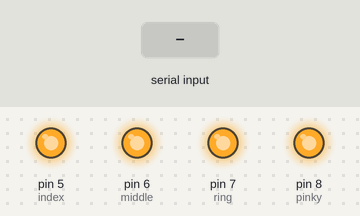
The sketch below on a simulated Arduino Uno, built with avr-gcc and run on an emulated ATmega328P. Parts: output pins drawn as LEDs (lit = HIGH). The inputs (shaded band) are chosen by the test bench.

Above: at 1.2 s.
1.3 s: "a" received over Serial
At 1.6 s:
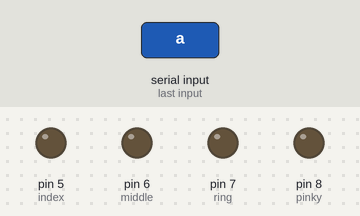
2.8 s: byte 107 ('k') received over Serial
At 4.0 s:
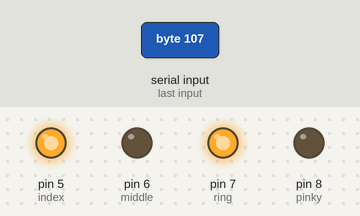
4.3 s: byte 108 ('l') received over Serial
At 5.1 s:
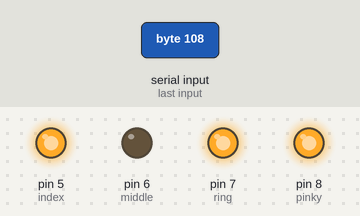
5.8 s: byte 109 ('m') received over Serial
At 6.3 s:
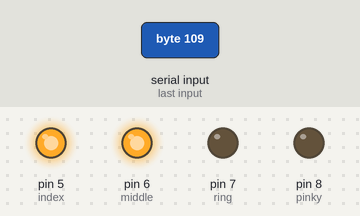
7.3 s: byte 110 ('n') received over Serial
At 8.5 s:
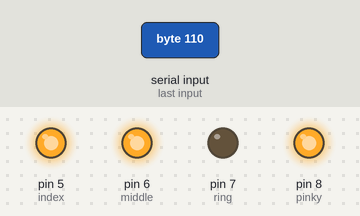
8.8 s: byte 111 ('o') received over Serial
At 9.7 s:
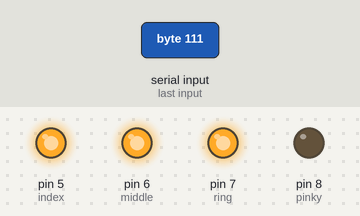
Timing chart, 0 to 11.3 s (numbered marks = the images above; inputs shaded):
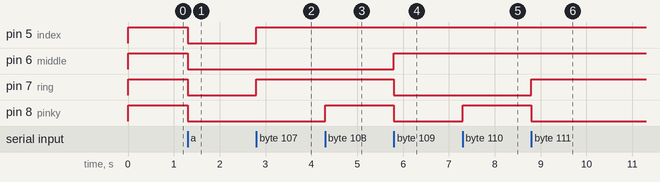

Measured:
- after the input at 1.3 s, pin 5 (index), pin 6 (middle), pin 7 (ring), pin 8 (pinky): HIGH → LOW at once
- after the input at 2.8 s, pin 5 (index), pin 7 (ring): LOW → HIGH at once
- after the input at 4.3 s, pin 8 (pinky): LOW → HIGH at once
- after the input at 5.8 s, pin 6 (middle): LOW → HIGH at once; pin 7 (ring), pin 8 (pinky): HIGH → LOW at once
- after the input at 7.3 s, pin 8 (pinky): LOW → HIGH at once
- after the input at 8.8 s, pin 7 (ring): LOW → HIGH at once; pin 8 (pinky): HIGH → LOW at once

The sketch:

arduino_softrobotics.ino
```cpp
void setup() {
  // put your setup code here, to run once:
  Serial.begin(115200);
  pinMode(5, OUTPUT); //index
  pinMode(6, OUTPUT); //middle
  pinMode(7, OUTPUT); //ring
  pinMode(8, OUTPUT); //pinky
  digitalWrite(5, HIGH);
  digitalWrite(6, HIGH);
  digitalWrite(7, HIGH);
  digitalWrite(8, HIGH);

}

void loop() {
  // put your main code here, to run repeatedly:
  if(Serial.available() > 0) {
    char c = Serial.read();
    switch(c) {
      case 'a':
        digitalWrite(5, LOW);
        digitalWrite(6, LOW);
        digitalWrite(7, LOW);
        digitalWrite(8, LOW);
        break;
      case 'b':
        digitalWrite(5, LOW);
        digitalWrite(6, LOW);
        digitalWrite(7, LOW);
        digitalWrite(8, HIGH);
        break;
      case 'c':
        digitalWrite(5, LOW);
        digitalWrite(6, LOW);
        digitalWrite(7, HIGH);
        digitalWrite(8, LOW);
        break;
      case 'd':
        digitalWrite(5, LOW);
        digitalWrite(6, LOW);
        digitalWrite(7, HIGH);
        digitalWrite(8, HIGH);
        break;
      case 'e':
        digitalWrite(5, LOW);
        digitalWrite(6, HIGH);
        digitalWrite(7, LOW);
        digitalWrite(8, LOW);
        break;
      case 'f':
        digitalWrite(5, LOW);
        digitalWrite(6, HIGH);
        digitalWrite(7, LOW);
        digitalWrite(8, HIGH);
        break;
      case 'g':
        digitalWrite(5, LOW);
        digitalWrite(6, HIGH);
        digitalWrite(7, HIGH);
        digitalWrite(8, LOW);
        break;
      case 'h':
        digitalWrite(5, LOW);
        digitalWrite(6, HIGH);
        digitalWrite(7, HIGH);
        digitalWrite(8, HIGH);
        break;
      case 'i':
        digitalWrite(5, HIGH);
        digitalWrite(6, LOW);
        digitalWrite(7, LOW);
        digitalWrite(8, LOW);
        break;
      case 'j':
        digitalWrite(5, HIGH);
        digitalWrite(6, LOW);
        digitalWrite(7, LOW);
        digitalWrite(8, HIGH);
        break;
      case 'k':
        digitalWrite(5, HIGH);
        digitalWrite(6, LOW);
        digitalWrite(7, HIGH);
        digitalWrite(8, LOW);
        break;
      case 'l':
        digitalWrite(5, HIGH);
        digitalWrite(6, LOW);
        digitalWrite(7, HIGH);
        digitalWrite(8, HIGH);
        break;
      case 'm':
        digitalWrite(5, HIGH);
        digitalWrite(6, HIGH);
        digitalWrite(7, LOW);
        digitalWrite(8, LOW);
        break;
      case 'n':
        digitalWrite(5, HIGH);
        digitalWrite(6, HIGH);
        digitalWrite(7, LOW);
        digitalWrite(8, HIGH);
        break;
      case 'o':
        digitalWrite(5, HIGH);
        digitalWrite(6, HIGH);
        digitalWrite(7, HIGH);
        digitalWrite(8, LOW);
        break;
      case 'p':
        digitalWrite(5, HIGH);
        digitalWrite(6, HIGH);
        digitalWrite(7, HIGH);
        digitalWrite(8, HIGH);
        break;
    }
  }
}
```
